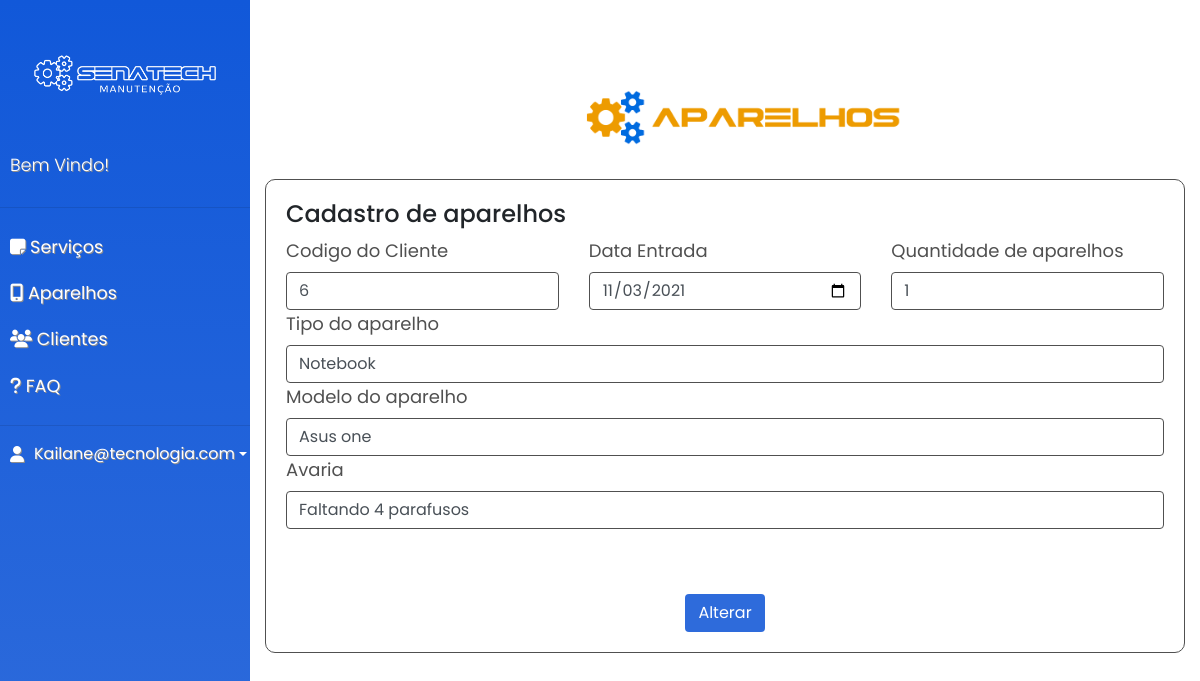
Screenshot of /editar_aparelhos.php?p=editar&cod_aparelho=23 (signed in) with the database file from the repository.
### tables this page shows
CREATE TABLE `aparelhos` (
  `cod_aparelho` int(11) NOT NULL,
  `cod_cliente` int(11) DEFAULT NULL,
  `Entrada_Aparelho` date DEFAULT NULL,
  `Tipo` varchar(30) DEFAULT NULL,
  `Modelo` varchar(50) DEFAULT NULL,
  `Avaria` varchar(300) DEFAULT NULL,
  `Qtde` int(11) DEFAULT NULL
);

### editar_aparelhos.php (the view, shortened to what this page needs)
<?php
$cod_aparelho = $_GET['cod_aparelho'];
include "config.php";
$sql = "SELECT * FROM aparelhos WHERE cod_aparelho = $cod_aparelho";
$query = $mysqli->query($sql);
$dados = $query->fetch_array();
?>
<!DOCTYPE html>
<html>
<head>
    <link rel="stylesheet" href="https://stackpath.bootstrapcdn.com/bootstrap/4.1.0/css/bootstrap.min.css">
    <link rel="stylesheet" href="css/style_sidebar.css">
    <link rel="stylesheet" href="css/style_add_servicos.css">
  </head>
<body>
  <div class="wrapper">
    <nav id="sidebar">
        <div class="sidebar-header">
            <img id="logo" src="imagens/logo_traçado.png">
        </div>
        <ul class="list-unstyled components">
            <p>Bem Vindo!</p>
            <hr>
            <li>
              <a href="tela_servico.php">
                <i class="fas fa-sticky-note"></i>
                Serviços
              </a>
            </li>
            <li>
              <a href="tela_aparelhos.php">
              <i class="fas fa-mobile-alt"></i>
                Aparelhos
              </a>
            </li>
            <li>
              <a href="tela_clientes.php">
                <i class="fas fa-users"></i>
                Clientes
              </a>
            </li>
            <li>
            <a href="#">
              <i class="fas fa-question"></i>
              FAQ
            </a>
          </li>
        </ul>
        <hr>
        <div class="dropdown">
          <a href="#" class="d-flex align-items-center text-white text-decoration-none dropdown-toggle" id="dropdownUser1" data-bs-toggle="dropdown" aria-expanded="false">
            <i id="foto-user" class="fas fa-user"></i>
            <?php print($_SESSION['email'])?>
          </a>
        </div>
    </nav>
    <div class="container">
      <div>
        <img id="logo-servicos" src="imagens/aparelhos.png">
      </div>
        <div class='row'>
          <div class="col-12" style="margin-bottom: 5%;">
              <div class="box">
                <h4>Cadastro de aparelhos</h4>
                <form action="cod_editar_aparelho.php" method="POST">
                    <div class="row">
                          <div class="col-4">
                          <label for="exampleFormControlInput1" class="form-label">Codigo do Cliente</label>
                          <input type="number" class="form-control" name="cod_cliente" id="exampleFormControlInput1" value="<?php echo $dados[1]; ?>">
                        </div>
                        <div class="col-4">
                          <label for="exampleFormControlInput1" class="form-label">Data Entrada</label>
                          <input type="date" class="form-control" name="Data_Entrada" id="exampleFormControlInput1" value="<?php echo $dados[2]; ?>">
                        </div>
                        <div class="col-4">
                          <label for="exampleFormControlInput1" class="form-label">Quantidade de aparelhos</label>
                          <input type="number" class="form-control" name="Qtde" id="exampleFormControlInput1" value="<?php echo $dados[6]; ?>">
                        </div>
                        <div class="col-12" style="margin-bottom: 5%;">
                          <label for="exampleFormControlInput1" class="form-label">Tipo do aparelho</label>
                          <input type="text" class="form-control" name="Tipo_Aparelho" id="exampleFormControlInput1" value="<?php echo $dados[3]; ?>">
                          <label for="exampleFormControlInput1" class="form-label">Modelo do aparelho</label>
                          <input type="text" class="form-control" name="Modelo_Aparelho" id="exampleFormControlInput1" value="<?php echo $dados[4]; ?>">
                          <label for="exampleFormControlTextarea1" class="form-label">Avaria</label>
                          <input type="text" class="form-control" name="Avaria" id="exampleFormControlInput1" value="<?php echo $dados[5]; ?>">
                        </div>
                        <div class="col-md-12">
                          <div class="text-center">
                            <a>
                            <button type="submit" class="btn">Alterar</button>
                            </a>
                          </div>
                        </div>
                    </div>
                </form>
              </div>
          </div>
        </div>
    </div>
  </div>
</body>

### css/style_sidebar.css (style rules this page uses)
body { font-family: 'Poppins', sans-serif; background: #ffffff; }
.wrapper { display: flex; width: 100%; align-items: stretch; }
a, a:hover, a:focus { color: inherit; text-decoration: none; transition: all 0.3s; }
p { font-family: 'Poppins', sans-serif; font-size: 1.1em; font-weight: 300; line-height: 1.7em; color: rgb(255, 255, 255); }
#sidebar { background-image: linear-gradient(#1158d9, #2E6BDB); color: #fff; transition: all 0.3s; min-width: 250px; max-width: 250px; min-height: 100vh; text-shadow: 1px 1px rgb(143, 142, 142); }
#sidebar .sidebar-header { padding: 0px; display: block; background-image: #2E6BDB; }
#sidebar ul p { color: #fff; padding: 10px; }
#sidebar ul li a { padding: 10px; font-size: 1.1em; display: block; }
img#logo { width: 250px; }
i#foto-user { margin-right: 10px; margin-left: 10px; }

### css/style_add_servicos.css (style rules this page uses)
img#logo-servicos { width: 400px; margin-left: 30%; margin-right: 30%; margin-bottom: -5%; }
.box { padding: 20px; border-radius: 10px; border: solid 1px; border-color: rgb(80, 80, 80); }
.btn { color: white; background-color: #2E6BDB; margin-left: auto; margin-right: auto; margin-top: 20px; }
.form-control { border: solid 1px; border-color: rgb(80, 80, 80); }
label { color: rgb(80, 80, 80); font-size: large; }

### rows the page displays
aparelhos: cod_cliente "6", Data_Entrada "11/03/2021", Qtde "1", Tipo_Aparelho "Notebook", Modelo_Aparelho "Asus one", Avaria "Faltando 4 parafusos"

### other values shown
$_SESSION['email'] "Kailane@tecnologia.com"
